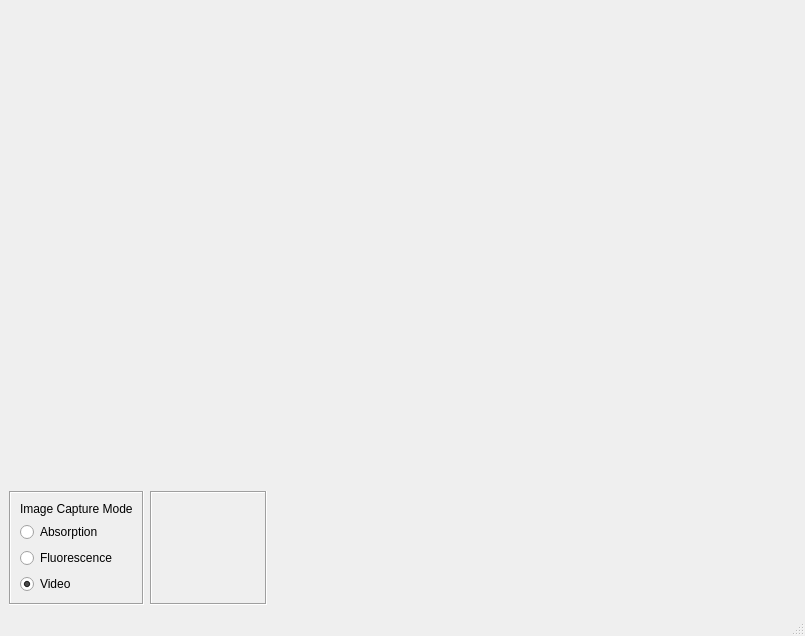
<?xml version="1.0" encoding="UTF-8"?>
<ui version="4.0">
 <class>CameraWindow</class>
 <widget class="QMainWindow" name="CameraWindow">
  <property name="geometry">
   <rect>
    <x>0</x>
    <y>0</y>
    <width>805</width>
    <height>636</height>
   </rect>
  </property>
  <property name="windowTitle">
   <string>jkam</string>
  </property>
  <widget class="QWidget" name="centralwidget">
   <layout class="QGridLayout" name="gridLayout">
    <item row="1" column="2">
     <layout class="QVBoxLayout" name="savebox_verticalLayout">
      <item>
       <widget class="SaveBoxWidget" name="savebox_widget" native="true"/>
      </item>
      <item>
       <spacer name="verticalSpacer_2">
        <property name="orientation">
         <enum>Qt::Vertical</enum>
        </property>
        <property name="sizeHint" stdset="0">
         <size>
          <width>0</width>
          <height>0</height>
         </size>
        </property>
       </spacer>
      </item>
     </layout>
    </item>
    <item row="0" column="0" colspan="3">
     <widget class="QStackedWidget" name="view_stackedWidget">
      <property name="sizePolicy">
       <sizepolicy hsizetype="Preferred" vsizetype="Preferred">
        <horstretch>1</horstretch>
        <verstretch>1</verstretch>
       </sizepolicy>
      </property>
      <property name="currentIndex">
       <number>2</number>
      </property>
      <widget class="QWidget" name="imageview_page">
       <layout class="QGridLayout" name="gridLayout_2">
        <item row="0" column="0">
         <widget class="ImageViewEditor" name="videovieweditor" native="true"/>
        </item>
       </layout>
      </widget>
      <widget class="QWidget" name="absorption_view_page">
       <layout class="QGridLayout" name="gridLayout_3">
        <item row="0" column="2">
         <widget class="AbsorptionViewWidget" name="absorption_view_widget" native="true"/>
        </item>
       </layout>
      </widget>
      <widget class="QWidget" name="fluorescence_view_page">
       <layout class="QGridLayout" name="gridLayout_6">
        <item row="0" column="0">
         <widget class="FluorescenceViewWidget" name="fluorescence_view_widget" native="true"/>
        </item>
       </layout>
      </widget>
     </widget>
    </item>
    <item row="1" column="0">
     <layout class="QGridLayout" name="mode_analysis_gridLayout">
      <item row="0" column="0" colspan="2">
       <widget class="CameraControlWidget" name="camera_control_widget" native="true"/>
      </item>
      <item row="1" column="0">
       <widget class="QFrame" name="image_capture_mode_frame">
        <property name="frameShape">
         <enum>QFrame::Box</enum>
        </property>
        <property name="frameShadow">
         <enum>QFrame::Sunken</enum>
        </property>
        <layout class="QGridLayout" name="gridLayout_5">
         <item row="0" column="0">
          <widget class="QLabel" name="image_capture_mode_label">
           <property name="text">
            <string>Image Capture Mode</string>
           </property>
          </widget>
         </item>
         <item row="1" column="0">
          <widget class="QRadioButton" name="absorption_mode_radioButton">
           <property name="text">
            <string>Absorption</string>
           </property>
           <attribute name="buttonGroup">
            <string notr="true">image_capture_buttonGroup</string>
           </attribute>
          </widget>
         </item>
         <item row="3" column="0">
          <widget class="QRadioButton" name="video_mode_radioButton">
           <property name="text">
            <string>Video</string>
           </property>
           <property name="checked">
            <bool>true</bool>
           </property>
           <attribute name="buttonGroup">
            <string notr="true">image_capture_buttonGroup</string>
           </attribute>
          </widget>
         </item>
         <item row="2" column="0">
          <widget class="QRadioButton" name="fluorescence_mode_radioButton">
           <property name="text">
            <string>Fluorescence</string>
           </property>
           <attribute name="buttonGroup">
            <string notr="true">image_capture_buttonGroup</string>
           </attribute>
          </widget>
         </item>
        </layout>
       </widget>
      </item>
      <item row="2" column="0" colspan="2">
       <spacer name="verticalSpacer">
        <property name="orientation">
         <enum>Qt::Vertical</enum>
        </property>
        <property name="sizeHint" stdset="0">
         <size>
          <width>0</width>
          <height>0</height>
         </size>
        </property>
       </spacer>
      </item>
      <item row="1" column="1">
       <widget class="QFrame" name="roi_analyzer_frame">
        <property name="styleSheet">
         <string notr="true"/>
        </property>
        <property name="frameShape">
         <enum>QFrame::Box</enum>
        </property>
        <property name="frameShadow">
         <enum>QFrame::Sunken</enum>
        </property>
        <layout class="QGridLayout" name="gridLayout_4">
         <item row="0" column="1">
          <widget class="RoiAnalyzer" name="roi_analyzer_widget" native="true"/>
         </item>
        </layout>
       </widget>
      </item>
     </layout>
    </item>
    <item row="1" column="1">
     <spacer name="horizontalSpacer">
      <property name="orientation">
       <enum>Qt::Horizontal</enum>
      </property>
      <property name="sizeHint" stdset="0">
       <size>
        <width>40</width>
        <height>20</height>
       </size>
      </property>
     </spacer>
    </item>
   </layout>
  </widget>
  <widget class="QMenuBar" name="menubar">
   <property name="geometry">
    <rect>
     <x>0</x>
     <y>0</y>
     <width>805</width>
     <height>21</height>
    </rect>
   </property>
  </widget>
  <widget class="QStatusBar" name="statusbar"/>
 </widget>
 <customwidgets>
  <customwidget>
   <class>ImageViewEditor</class>
   <extends>QWidget</extends>
   <header>imagevieweditor</header>
   <container>1</container>
  </customwidget>
  <customwidget>
   <class>AbsorptionViewWidget</class>
   <extends>QWidget</extends>
   <header>absorption_view_widget</header>
   <container>1</container>
  </customwidget>
  <customwidget>
   <class>CameraControlWidget</class>
   <extends>QWidget</extends>
   <header>cameracontrolwidget</header>
   <container>1</container>
  </customwidget>
  <customwidget>
   <class>SaveBoxWidget</class>
   <extends>QWidget</extends>
   <header>saveboxwidget</header>
   <container>1</container>
  </customwidget>
  <customwidget>
   <class>RoiAnalyzer</class>
   <extends>QWidget</extends>
   <header>AnalysisWidgets</header>
   <container>1</container>
  </customwidget>
  <customwidget>
   <class>FluorescenceViewWidget</class>
   <extends>QWidget</extends>
   <header>fluorescence_view_widget</header>
   <container>1</container>
  </customwidget>
 </customwidgets>
 <resources/>
 <connections/>
 <buttongroups>
  <buttongroup name="image_capture_buttonGroup"/>
 </buttongroups>
</ui>
